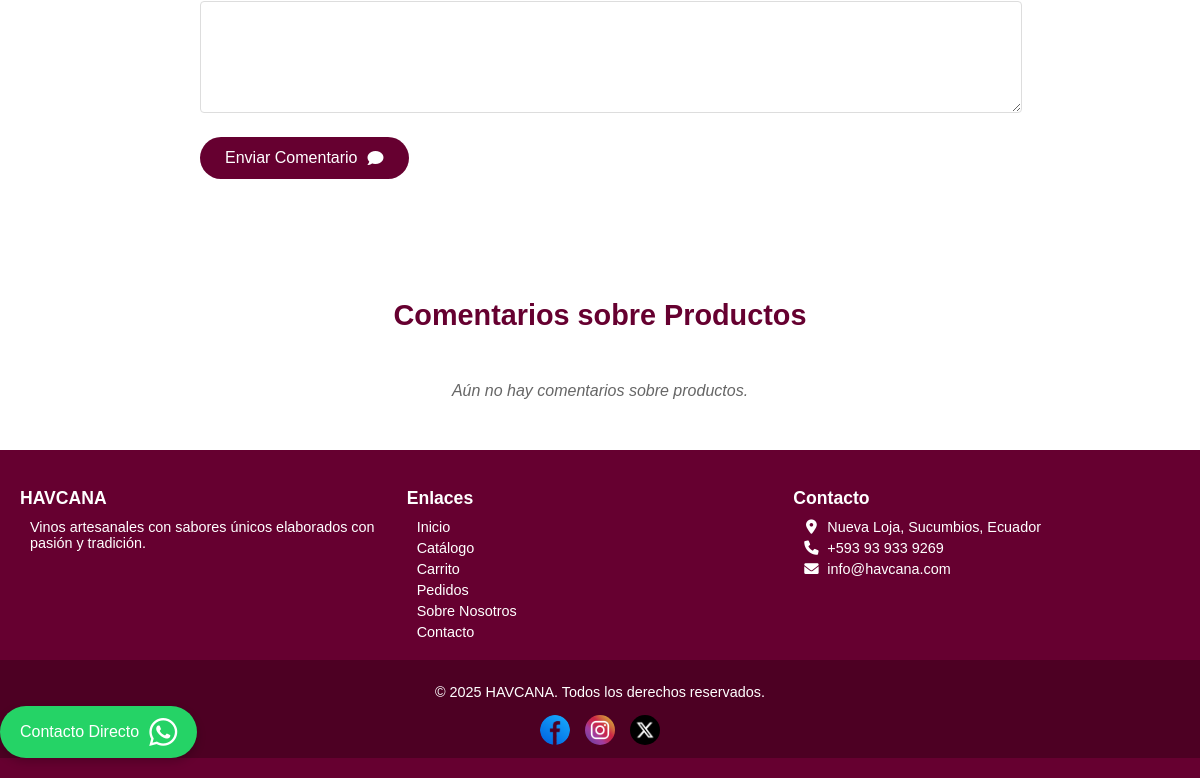
The page /php/contactos.php (lower part) on the database as committed earlier.
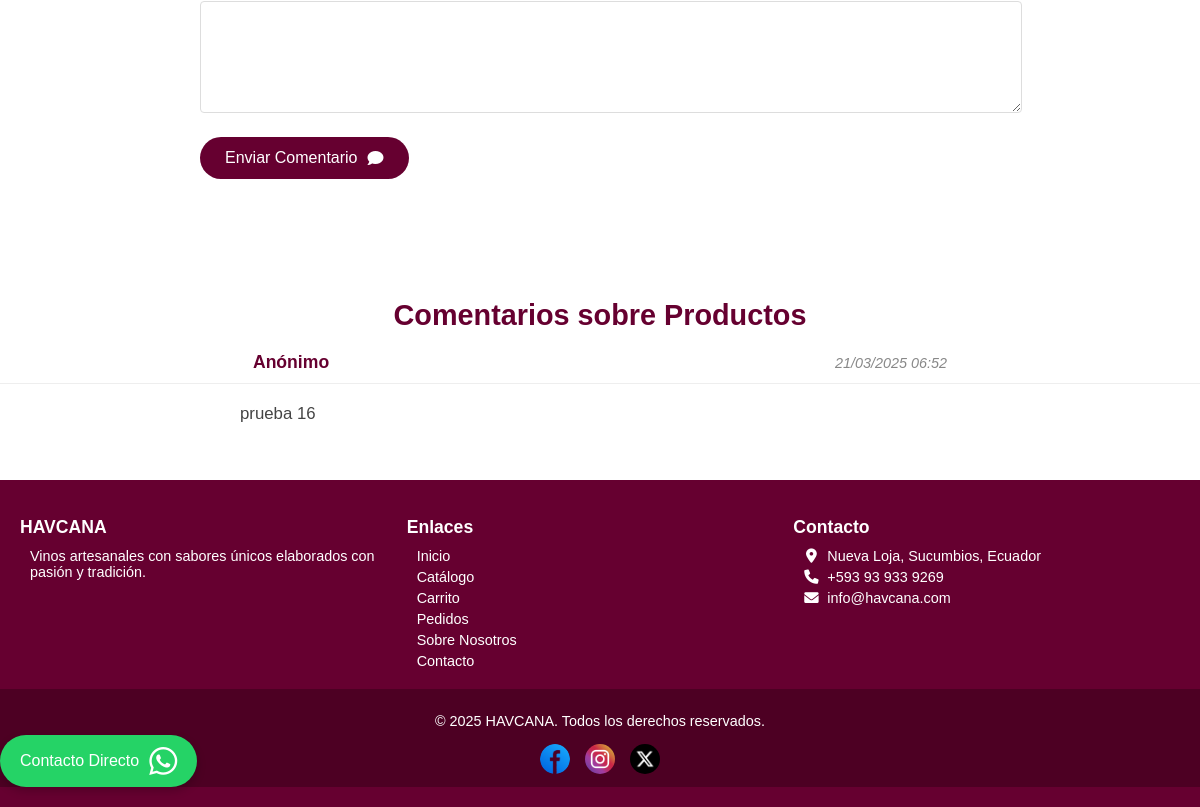
The same page on the database as committed later.
### tables this page shows
CREATE TABLE `comentarios` (
  `id` int(11) NOT NULL,
  `nombre` varchar(50) DEFAULT 'Anónimo',
  `tipo_comentario` varchar(50) NOT NULL,
  `comentario` text NOT NULL,
  `fecha` timestamp NOT NULL DEFAULT current_timestamp()
);

### php/contactos.php (the view, shortened to what this page needs)
<?php
$comentario_enviado = isset($_GET['comentario_enviado']) && $_GET['comentario_enviado'] == 'true';
?>
<!DOCTYPE html>
<html lang="es">
<head>
    <link rel="stylesheet" href="https://cdnjs.cloudflare.com/ajax/libs/font-awesome/6.0.0/css/all.min.css">
    <link rel="stylesheet" href="../anexos/css/header.css">
    <link rel="stylesheet" href="../anexos/css/boton.css">
    <link rel="stylesheet" href="../anexos/css/contactos.css">
</head>
<body>
    <main class="contact-container">
        <section class="comments-section">
            <?php if ($comentario_enviado): ?>
                <div class="success-message">
                    <i class="fas fa-check-circle"></i>
                    <p>¡Gracias por tu comentario! Lo tendremos en cuenta para seguir mejorando.</p>
                </div>
            <?php else: ?>
            <form action="auth_comen/guardar_comentario.php" method="POST" class="comments-form">
                <div class="form-group">
                    <textarea id="comentario" name="comentario" rows="5" required></textarea>
                </div>
                <button type="submit" name="submit_comentario" class="submit-btn">
                    Enviar Comentario <i class="fas fa-comment"></i>
                </button>
            </form>
            <?php endif; ?>
        </section>
        <section class="product-comments-section">
            <h2>Comentarios sobre Productos</h2>
            <div class="product-comments">
                <?php
                include 'auth_comen/conexion_com.php';
                $sql = "SELECT c.*, COALESCE(NULLIF(c.nombre, ''), 'Anónimo') as nombre_mostrado
                        FROM comentarios c
                        WHERE c.tipo_comentario = 'producto'
                        ORDER BY c.fecha DESC";
                $result = $conexion->query($sql);
                if ($result && $result->num_rows > 0) {
                    while ($comentario = $result->fetch_assoc()) {
                        echo '<div class="product-comment">';
                        echo '<div class="comment-header">';
                        echo '<span class="comment-author">' . htmlspecialchars($comentario['nombre_mostrado']) . '</span>';
                        echo '<span class="comment-date">' . date('d/m/Y H:i', strtotime($comentario['fecha'])) . '</span>';
                        echo '</div>';
                        echo '<div class="comment-content">' . htmlspecialchars($comentario['comentario']) . '</div>';
                        echo '</div>';
                    }
                } else {
                    echo '<p class="no-comments">Aún no hay comentarios sobre productos.</p>';
                }
                ?>
            </div>
        </section>
    </main>
    <footer class="site-footer">
        <div class="footer-container">
            <div class="footer-section">
                <h3>HAVCANA</h3>
                <p>Vinos artesanales con sabores únicos elaborados con pasión y tradición.</p>
            </div>
            <div class="footer-section">
                <h3>Enlaces</h3>
                <ul>
                    <li><a href="index.php">Inicio</a></li>
                    <li><a href="../php/catalogo.php">Catálogo</a></li>
                    <li><a href="../php/carrito.php">Carrito</a></li>
                    <li><a href="../php/auth_pro/pedido.php">Pedidos</a></li>
                    <li><a href="../php/info.php">Sobre Nosotros</a></li>
                    <li><a href="../php/contactos.php">Contacto</a></li>
                </ul>
            </div>
            <div class="footer-section">
                <h3>Contacto</h3>
                <p><i class="fas fa-map-marker-alt"></i> Nueva Loja, Sucumbios, Ecuador</p>
                <p><i class="fas fa-phone"></i> +593 93 933 9269</p>
                <p><i class="fas fa-envelope"></i> info@havcana.com</p>
            </div>
        </div>
        <div class="footer-bottom">
            <p>&copy; 2025 HAVCANA. Todos los derechos reservados.</p>
            <div class="social-icons">
                <a href="https://www.facebook.com/havcana8" target="_blank"><img src="../anexos/imagenes/facebook.png" alt="Facebook"></a>
                <a href="https://www.instagram.com/havcana8" target="_blank"><img src="../anexos/imagenes/instagram.png" alt="Instagram"></a>
                <a href="https://www.x.com/havcana8" target="_blank"><img src="../anexos/imagenes/x.png" alt="Twitter"></a>
            </div>
        </div>
        <div class="whatsapp-button">
            <a href="https://wa.me/+593939339269?text=Hola, necesito información sobre sus productos." target="_blank" rel="noopener noreferrer" aria-label="Chat on WhatsApp">
                <span class="contact-text">Contacto Directo</span>
                <i class="fab fa-whatsapp"></i>
            </a>
        </div>
    </footer>
</body>
</html>

Rows that differ between the two databases and show on the page:
added comentarios: nombre_mostrado "Anónimo", fecha "21/03/2025 06:52", comentario "prueba 16"
Other text that changed with them:
text no longer shown: "Aún no hay comentarios sobre productos."
